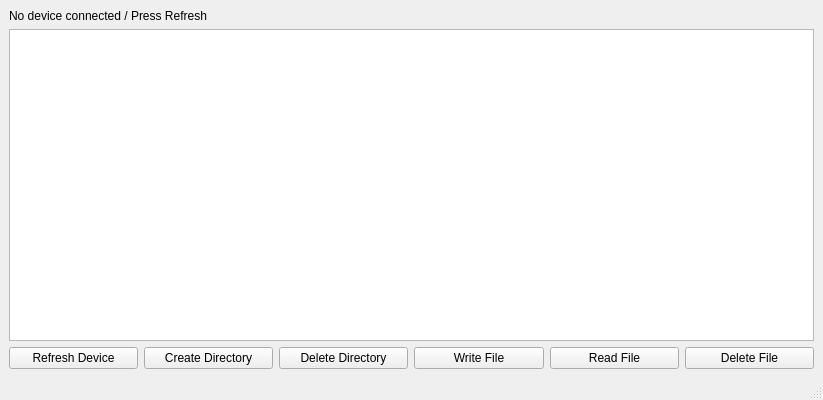
<?xml version="1.0" encoding="UTF-8"?>
<ui version="4.0">
 <class>MainWindow</class>
 <widget class="QMainWindow" name="MainWindow">
  <property name="geometry">
   <rect>
    <x>0</x>
    <y>0</y>
    <width>823</width>
    <height>400</height>
   </rect>
  </property>
  <property name="windowTitle">
   <string>MTP Device Manager</string>
  </property>
  <widget class="QWidget" name="centralwidget">
   <layout class="QVBoxLayout" name="verticalLayout">
    <item>
     <widget class="QLabel" name="deviceInfoLabel">
      <property name="text">
       <string>No device connected / Press Refresh</string>
      </property>
     </widget>
    </item>
    <item>
     <widget class="QTreeView" name="fileTreeView"/>
    </item>
    <item>
     <layout class="QHBoxLayout" name="horizontalLayout">
      <item>
       <widget class="QPushButton" name="refreshButton">
        <property name="text">
         <string>Refresh Device</string>
        </property>
       </widget>
      </item>
      <item>
       <widget class="QPushButton" name="createDirButton">
        <property name="text">
         <string>Create Directory</string>
        </property>
       </widget>
      </item>
      <item>
       <widget class="QPushButton" name="deleteDirButton">
        <property name="text">
         <string>Delete Directory</string>
        </property>
       </widget>
      </item>
      <item>
       <widget class="QPushButton" name="writeFileButton">
        <property name="text">
         <string>Write File</string>
        </property>
       </widget>
      </item>
      <item>
       <widget class="QPushButton" name="readFileButton">
        <property name="text">
         <string>Read File</string>
        </property>
       </widget>
      </item>
      <item>
       <widget class="QPushButton" name="deleteFileButton">
        <property name="text">
         <string>Delete File</string>
        </property>
       </widget>
      </item>
     </layout>
    </item>
   </layout>
  </widget>
  <widget class="QMenuBar" name="menubar">
   <property name="geometry">
    <rect>
     <x>0</x>
     <y>0</y>
     <width>823</width>
     <height>23</height>
    </rect>
   </property>
  </widget>
  <widget class="QStatusBar" name="statusbar"/>
 </widget>
 <resources/>
 <connections/>
</ui>
